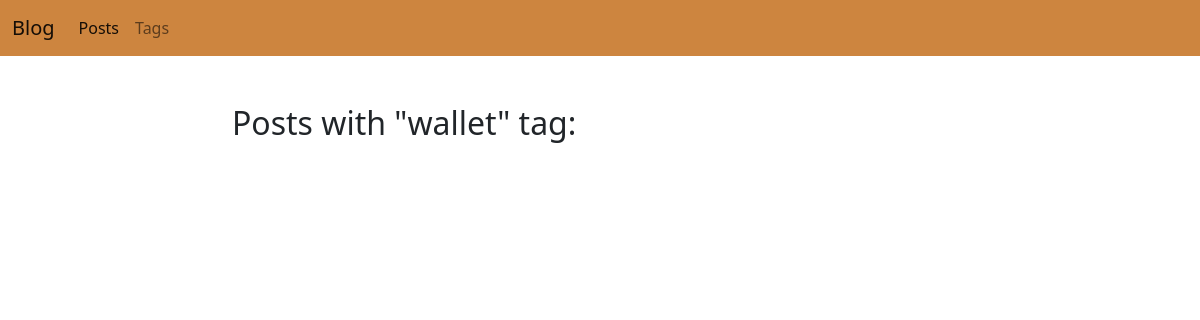
Page /blog/tag/wallet/ on the earlier database version.
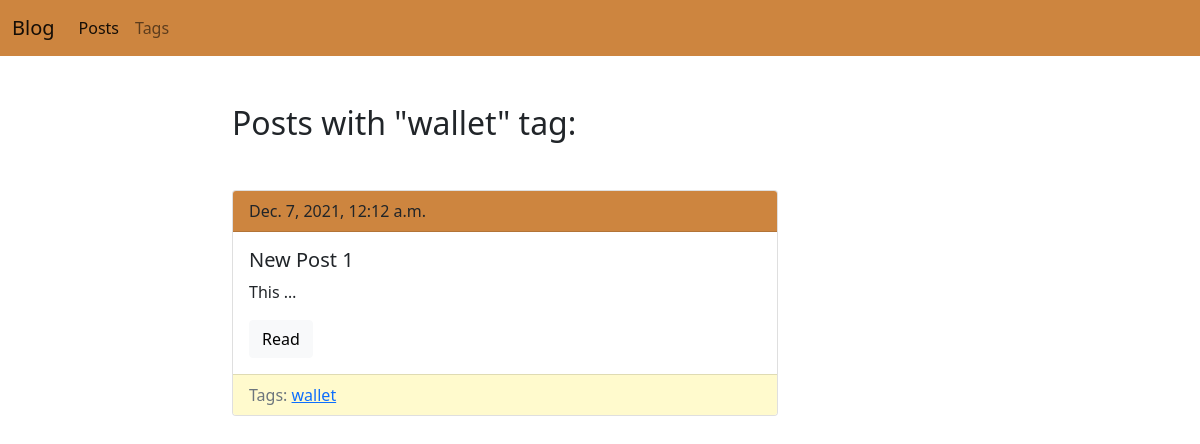
Same page on the later database version.
### blog/models.py (models this page shows, shortened)
class Tag(models.Model):
    title = models.CharField(max_length=50, db_index=True)
    slug = models.SlugField(max_length=50, unique=True)
    def get_absolute_url(self):
        return reverse('tag_detail_url', kwargs={'slug': self.slug})

class Post(models.Model):
    title = models.CharField(max_length=150, db_index=True)
    slug = models.SlugField(max_length=150, unique=True)
    tags = models.ManyToManyField('Tag', blank=True, related_name='posts')
    body = models.TextField(blank=True, db_index=True)
    date_pub = models.DateTimeField(auto_now_add=True)
    def get_absolute_url(self):
        return reverse('post_detail_url', kwargs={'slug': self.slug})

### blog/views.py (the view)
# urls.py: path('tag/<str:slug>/', TagDetail.as_view(), name='tag_detail_url')
class TagDetail(ObjectDetailMixin, View):
        model = Tag
        template = 'blog/tag_detail.html'

### blog/utils.py (called while the page is built)
    def get(self, request, slug):
        obj = get_object_or_404(self.model, slug__iexact=slug)
        return render(request, self.template, context={self.model.__name__.lower(): obj})

### blog/templates/blog/tag_detail.html (shortened to what this page needs)
{% extends 'blog/base_blog.html' %}
{% block content%}
  <h2 class="mb-5">Posts with "{{ tag.title }}" tag:</h2>
  {% for post in tag.posts.all %}
    {% include 'blog/includes/post_card.html' %}
  {% endfor %}
{% endblock %}

### blog/templates/blog/base_blog.html
{% extends 'base.html' %}

### templates/base.html (shortened to what this page needs)
<!DOCTYPE html>
  <html lang="en">
    <head>
      <link href="https://cdn.jsdelivr.net/npm/bootstrap@5.1.3/dist/css/bootstrap.min.css" rel="stylesheet">
        </head>
    <body>
    <nav class="navbar navbar-expand-lg navbar-light" style="background-color:#cd853f">
      <div class="container-fluid">
        <a class="navbar-brand" href="#">Blog</a>
        <div class="collapse navbar-collapse" id="navbarNav">
          <ul class="navbar-nav">
            <li class="nav-item">
            <a class="nav-link active" aria-current="page" href="{% url 'posts_list_url' %}">Posts</a>
            </li>
            <li class="nav-item">
            <a class="nav-link" href="{% url 'tags_list_url' %}">Tags</a>
            </li>
          </ul>
        </div>
      </div>
    </nav>
    <div class="container mt-5">
      <div class="row">
        <div class="col-6 offset-md-2">
          {% block content %}{% endblock %}
          </body>
  </html>

### blog/templates/blog/includes/post_card.html
<div class="card mb-3">
  <div class="card-header" style="background-color:#cd853f">
    {{ post.date_pub }}
  </div>
  <div class="card-body">
    <h5 class="card-title">{{ post.title }}</h5>
    <p class="card-text">{{ post.body|truncatewords:1 }}</p>
    <a href="{{ post.get_absolute_url }}" class="btn btn-light">Read</a>
  </div>
  <div class="card-footer text-muted" style="background-color:#fffacd">
    Tags:
    {% for tag in post.tags.all %}
      <a href="{{ tag.get_absolute_url }}">{{ tag.title }}</a>
    {% endfor %}
  </div>
</div>

Differences in the rows shown:
added Post: date_pub "Dec. 7, 2021, 12:12 a.m.", title "New Post 1", body "This …", Tag (title "wallet")
